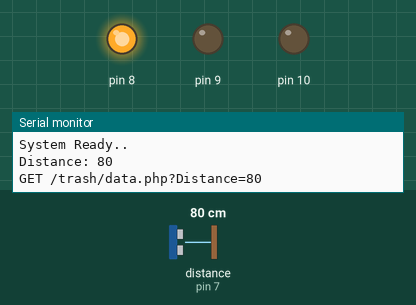
Simulated run of this sketch. Board: Arduino Uno, built with avr-gcc and run on an emulated ATmega328P. Shown: output pins drawn as LEDs (lit = HIGH), the last lines printed to the serial monitor. The inputs (shaded band) are chosen by the test bench; at power-on: distance to the obstacle (sensor on pin 7) 80 cm. The modem accepts every AT command (registered, SIM ready, sends succeed) and sends nothing else.

Above: at 12.3 s.
12.4 s: distance to the obstacle (sensor on pin 7) set to 42 cm
15.5 s: distance to the obstacle (sensor on pin 7) set to 37 cm
At 17.8 s:
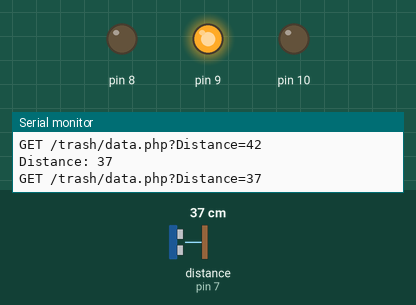
18.6 s: distance to the obstacle (sensor on pin 7) set to 22 cm
21.7 s: distance to the obstacle (sensor on pin 7) set to 17 cm
At 23.0 s:
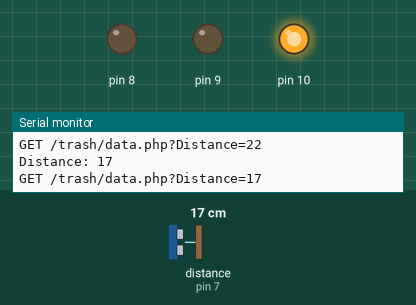
24.8 s: distance to the obstacle (sensor on pin 7) set to 35 cm
At 25.7 s:
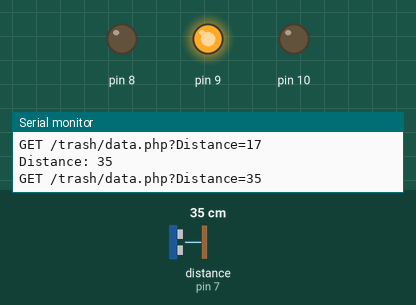
27.9 s: distance to the obstacle (sensor on pin 7) set to 2 cm
At 29.4 s:
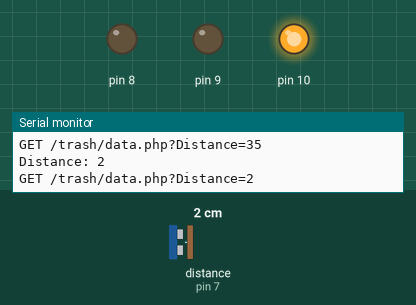
Timing chart, 0 to 30.9 s (numbered marks = the images above; inputs shaded):
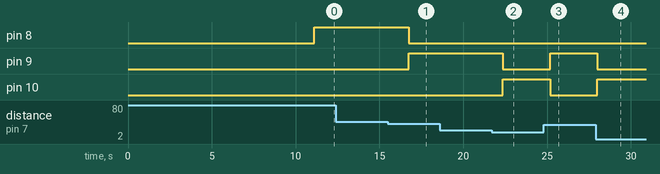

Measured:
- the behaviour switches between 40 and 39 cm on distance to the obstacle (sensor on pin 7) (found by bisection; images 0 and 1)
- the behaviour switches between 20 and 19 cm on distance to the obstacle (sensor on pin 7) (found by bisection; images 1 and 2)
- after the input at 15.5 s, pin 8: HIGH → LOW after 1.2 s; pin 9: LOW → HIGH after 1.2 s
- after the input at 21.7 s, pin 9: HIGH → LOW after 0.67 s; pin 10: LOW → HIGH after 0.67 s
- after the input at 24.8 s, pin 9: LOW → HIGH after 0.38 s; pin 10: HIGH → LOW after 0.38 s
- after the input at 27.9 s, pin 9: HIGH → LOW after 0.09 s; pin 10: LOW → HIGH after 0.09 s

The sketch:

IOTProject.ino
```cpp
// MURRAY STATE UNIVERSITY IOT WIRELESS SMART TRASHCAN PROJECT

#include <SoftwareSerial.h>
#include <Ultrasonic.h>
SoftwareSerial esp(2,3); //Rx, Tx //ESP Rx->Tx, Tx->Rx
Ultrasonic ultrasonic(6, 7); //40000UL

//Method to send AT commands through Serial
void wifi_init()
{
  esp.println("AT+CWMODE=1");
  delay(100);
  esp.println("AT+CWJAP_DEF=\"FBI Surveillance Van #192601\",\"deepbutter800\"");
  delay(10000);
}

void setup()
{

  // Set LED Pins as output
  pinMode(8, OUTPUT);
  pinMode(9, OUTPUT);
  pinMode(10, OUTPUT);

  Serial.begin(115200); // Starts the serial communication rate
  esp.begin(115200); //Starts ESP object communication rate
  wifi_init(); //Call the AT method to configure ESP
  Serial.println("System Ready..");
  delay(1000); //delay to show system is starting
}


int getDistance()
{
  int distance;
  distance = ultrasonic.read(CM);


  if ((distance >= 0) && (distance <= 19))
  {
    // Turn on Appropriate LED
    digitalWrite(8, LOW);
    digitalWrite(9, LOW);
    digitalWrite(10, HIGH);
  }
  else if ((distance >= 20) && (distance <= 39))
  {
    // Turn on Appropriate LED
    digitalWrite(8, LOW);
    digitalWrite(9, HIGH);
    digitalWrite(10, LOW);
  }
  else if (distance >= 40)
  {
    // Turn on Appropriate LED
    digitalWrite(8, HIGH);
    digitalWrite(9, LOW);
    digitalWrite(10, LOW);
  }
  else
  {
    digitalWrite(8, HIGH);
    digitalWrite(9, HIGH);
    digitalWrite(10, HIGH);
  }


  // Print the distance to the Serial Monitor
  Serial.print("Distance: ");
  Serial.println(distance);
  return distance;
}

void loop()
{
  int value = getDistance();

  String stringOne = "GET /trash/data.php?Distance=";
  String getStatement = stringOne + value;

  esp.println("AT+CIPSTART=\"TCP\",\"192.168.1.5\",80"); //connects to server
  delay(100);

  esp.println("AT+CIPSEND=44");                           //defines amount of bytes to send
  delay(100);

  Serial.println(getStatement);
  esp.println(getStatement);                              //executes php code with this value
  delay(100);

  esp.println(getStatement);
  delay(2500);
}
```
